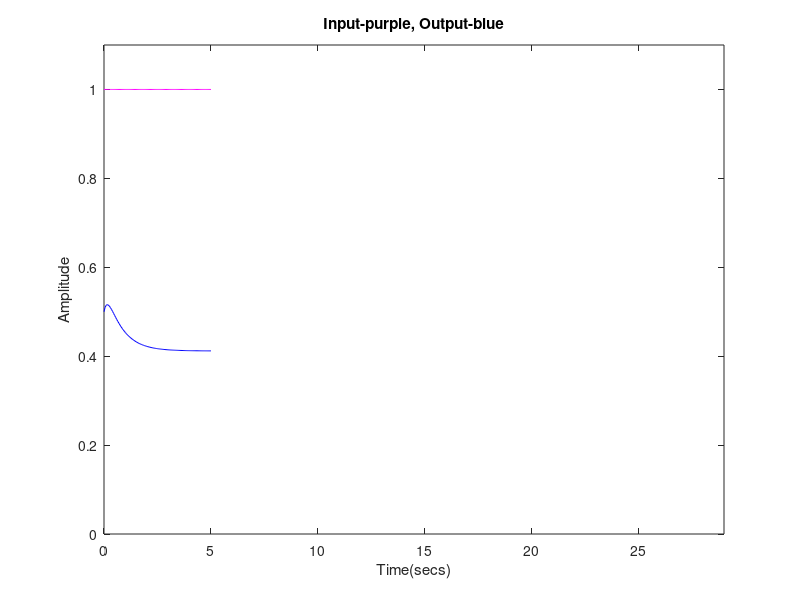

Source code (MATLAB):
s = tf('s');
G = (s+1)*(s+7)/((s+2)*(s+5));
sys_cl = feedback(G,1);
[y,t] = step(sys_cl);
u = ones(size(t));
plot(t,y,'b',t,u,'m')
axis([0,29,0,1.1])
xlabel('Time(secs)')
ylabel('Amplitude')
title('Input-purple, Output-blue')